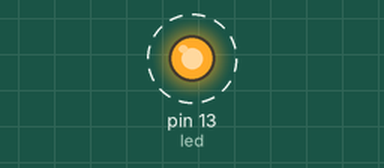
This sketch was run on a simulated Arduino Uno, built with avr-gcc and run on an emulated ATmega328P. Parts: output pins drawn as LEDs (lit = HIGH). Dashed ring = blinking.

Above: at 0.02 s.
Timing chart, 0 to 3.0 s (numbered marks = the images above):
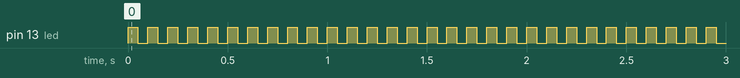

Measured:
- by itself, pin 13 (led): alternates HIGH for 0.05 s and LOW for 0.05 s

The sketch:

acendeLed_ino.ino
```cpp
// Primeiro exemplo para acender LED =D

//Definindo valores dos itens que serao utilizados

int led = 13;

void setup(){ //Funcao das configuracoes e definicoes

  pinMode(led, OUTPUT);


}

void loop(){ //Funcao das acoes que serao realizadas

   //HIGH = Envia sinal 1 para o pino
   //LOW = Envia sinal 0 para o pino

   digitalWrite(13,HIGH); //Acende led
   delay(50); //Delay para o proximo passo. Em ms
   digitalWrite(13,LOW); //Desliga led
   delay(50); //Delay para voltar no inicio do loop.


}
```
